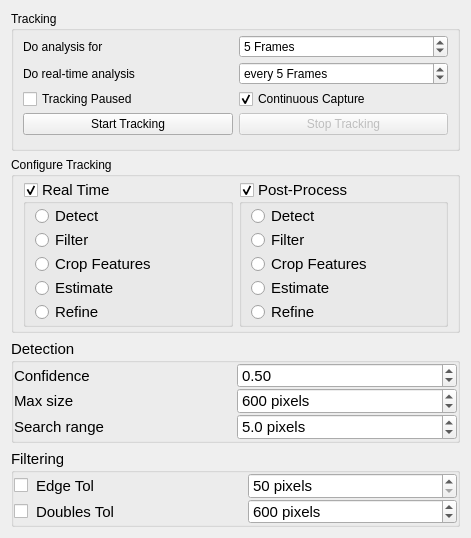
<?xml version="1.0" encoding="UTF-8"?>
<ui version="4.0">
 <class>doVisionWidget</class>
 <widget class="QWidget" name="doVisionWidget">
  <property name="geometry">
   <rect>
    <x>0</x>
    <y>0</y>
    <width>471</width>
    <height>538</height>
   </rect>
  </property>
  <property name="windowTitle">
   <string>Form</string>
  </property>
  <layout class="QGridLayout" name="gridLayout">
   <item row="7" column="0" colspan="2">
    <widget class="QGroupBox" name="groupDetect">
     <property name="maximumSize">
      <size>
       <width>16777215</width>
       <height>104</height>
      </size>
     </property>
     <property name="font">
      <font>
       <pointsize>11</pointsize>
      </font>
     </property>
     <property name="title">
      <string>Detection</string>
     </property>
     <layout class="QGridLayout" name="gridLayout_5">
      <property name="leftMargin">
       <number>0</number>
      </property>
      <property name="topMargin">
       <number>0</number>
      </property>
      <property name="rightMargin">
       <number>0</number>
      </property>
      <property name="bottomMargin">
       <number>0</number>
      </property>
      <property name="horizontalSpacing">
       <number>2</number>
      </property>
      <property name="verticalSpacing">
       <number>0</number>
      </property>
      <item row="2" column="1">
       <widget class="QDoubleSpinBox" name="LOCthreshold">
        <property name="statusTip">
         <string>Confidence threshold for detections. Throw away features detected below this confidence.</string>
        </property>
        <property name="suffix">
         <string/>
        </property>
        <property name="decimals">
         <number>2</number>
        </property>
        <property name="minimum">
         <double>0.000000000000000</double>
        </property>
        <property name="maximum">
         <double>1.000000000000000</double>
        </property>
        <property name="singleStep">
         <double>0.010000000000000</double>
        </property>
        <property name="value">
         <double>0.500000000000000</double>
        </property>
       </widget>
      </item>
      <item row="4" column="1">
       <widget class="QDoubleSpinBox" name="LOCsearchRange">
        <property name="sizePolicy">
         <sizepolicy hsizetype="Minimum" vsizetype="Fixed">
          <horstretch>0</horstretch>
          <verstretch>0</verstretch>
         </sizepolicy>
        </property>
        <property name="statusTip">
         <string>Maximum distance features can move between frames in order to be linked to the same Trajectory.</string>
        </property>
        <property name="prefix">
         <string/>
        </property>
        <property name="suffix">
         <string> pixels</string>
        </property>
        <property name="decimals">
         <number>1</number>
        </property>
        <property name="value">
         <double>5.000000000000000</double>
        </property>
       </widget>
      </item>
      <item row="4" column="0">
       <widget class="QLabel" name="label_3">
        <property name="sizePolicy">
         <sizepolicy hsizetype="Preferred" vsizetype="Preferred">
          <horstretch>0</horstretch>
          <verstretch>0</verstretch>
         </sizepolicy>
        </property>
        <property name="statusTip">
         <string>Maximum distance features can move between frames in order to be linked to the same Trajectory</string>
        </property>
        <property name="text">
         <string>Search range</string>
        </property>
        <property name="alignment">
         <set>Qt::AlignLeading|Qt::AlignLeft|Qt::AlignVCenter</set>
        </property>
       </widget>
      </item>
      <item row="3" column="0">
       <widget class="QLabel" name="label_8">
        <property name="statusTip">
         <string>Maximum edge length that is considered a detection. Useful for real-time processing and eliminating artifacts.</string>
        </property>
        <property name="text">
         <string>Max size</string>
        </property>
       </widget>
      </item>
      <item row="3" column="1">
       <widget class="QSpinBox" name="LOCmaxSize">
        <property name="statusTip">
         <string>Maximum edge length that is considered a detection. Useful for real-time processing and eliminating artifacts.</string>
        </property>
        <property name="suffix">
         <string> pixels</string>
        </property>
        <property name="minimum">
         <number>0</number>
        </property>
        <property name="maximum">
         <number>100000</number>
        </property>
        <property name="singleStep">
         <number>5</number>
        </property>
        <property name="value">
         <number>600</number>
        </property>
        <property name="displayIntegerBase">
         <number>10</number>
        </property>
       </widget>
      </item>
      <item row="2" column="0">
       <widget class="QLabel" name="label_7">
        <property name="statusTip">
         <string>Confidence threshold for detections. Throw away features detected below this confidence.</string>
        </property>
        <property name="text">
         <string>Confidence</string>
        </property>
       </widget>
      </item>
     </layout>
    </widget>
   </item>
   <item row="0" column="0" colspan="2">
    <widget class="QGroupBox" name="groupBox">
     <property name="maximumSize">
      <size>
       <width>16777215</width>
       <height>150</height>
      </size>
     </property>
     <property name="title">
      <string>Tracking</string>
     </property>
     <layout class="QGridLayout" name="gridLayout_2">
      <property name="topMargin">
       <number>0</number>
      </property>
      <property name="bottomMargin">
       <number>9</number>
      </property>
      <property name="verticalSpacing">
       <number>0</number>
      </property>
      <item row="1" column="1">
       <widget class="QSpinBox" name="skip">
        <property name="maximumSize">
         <size>
          <width>16777215</width>
          <height>16777215</height>
         </size>
        </property>
        <property name="specialValueText">
         <string>every Frame</string>
        </property>
        <property name="suffix">
         <string> Frames</string>
        </property>
        <property name="prefix">
         <string>every </string>
        </property>
        <property name="minimum">
         <number>1</number>
        </property>
        <property name="value">
         <number>5</number>
        </property>
       </widget>
      </item>
      <item row="1" column="0">
       <widget class="QLabel" name="label">
        <property name="text">
         <string>Do real-time analysis</string>
        </property>
       </widget>
      </item>
      <item row="2" column="1">
       <widget class="QCheckBox" name="continuous">
        <property name="text">
         <string>Continuous Capture</string>
        </property>
        <property name="checked">
         <bool>true</bool>
        </property>
       </widget>
      </item>
      <item row="0" column="0">
       <widget class="QLabel" name="label_4">
        <property name="text">
         <string>Do analysis for </string>
        </property>
       </widget>
      </item>
      <item row="0" column="1">
       <widget class="QSpinBox" name="nframes">
        <property name="maximumSize">
         <size>
          <width>16777215</width>
          <height>16777215</height>
         </size>
        </property>
        <property name="specialValueText">
         <string>1 Frame</string>
        </property>
        <property name="suffix">
         <string> Frames</string>
        </property>
        <property name="prefix">
         <string/>
        </property>
        <property name="minimum">
         <number>1</number>
        </property>
        <property name="maximum">
         <number>100000</number>
        </property>
        <property name="value">
         <number>5</number>
        </property>
       </widget>
      </item>
      <item row="2" column="0">
       <widget class="QCheckBox" name="_paused">
        <property name="text">
         <string>Tracking Paused</string>
        </property>
       </widget>
      </item>
      <item row="3" column="0">
       <widget class="QPushButton" name="bstart">
        <property name="text">
         <string>Start Tracking</string>
        </property>
       </widget>
      </item>
      <item row="3" column="1">
       <widget class="QPushButton" name="bstop">
        <property name="enabled">
         <bool>false</bool>
        </property>
        <property name="text">
         <string>Stop Tracking</string>
        </property>
       </widget>
      </item>
     </layout>
    </widget>
   </item>
   <item row="8" column="0" colspan="2">
    <widget class="QGroupBox" name="groupFilter">
     <property name="maximumSize">
      <size>
       <width>16777215</width>
       <height>78</height>
      </size>
     </property>
     <property name="font">
      <font>
       <pointsize>11</pointsize>
      </font>
     </property>
     <property name="title">
      <string>Filtering</string>
     </property>
     <property name="checkable">
      <bool>false</bool>
     </property>
     <layout class="QGridLayout" name="gridLayout_8">
      <property name="leftMargin">
       <number>0</number>
      </property>
      <property name="topMargin">
       <number>0</number>
      </property>
      <property name="rightMargin">
       <number>0</number>
      </property>
      <property name="bottomMargin">
       <number>0</number>
      </property>
      <property name="horizontalSpacing">
       <number>2</number>
      </property>
      <property name="verticalSpacing">
       <number>0</number>
      </property>
      <item row="3" column="1">
       <widget class="QLabel" name="label_10">
        <property name="statusTip">
         <string>Maximum edge length that is considered a detection. Useful for real-time processing and eliminating artifacts.</string>
        </property>
        <property name="text">
         <string>Doubles Tol</string>
        </property>
       </widget>
      </item>
      <item row="3" column="2">
       <widget class="QSpinBox" name="doublestol">
        <property name="statusTip">
         <string>Maximum edge length that is considered a detection. Useful for real-time processing and eliminating artifacts.</string>
        </property>
        <property name="suffix">
         <string> pixels</string>
        </property>
        <property name="minimum">
         <number>0</number>
        </property>
        <property name="maximum">
         <number>100000</number>
        </property>
        <property name="singleStep">
         <number>5</number>
        </property>
        <property name="value">
         <number>600</number>
        </property>
        <property name="displayIntegerBase">
         <number>10</number>
        </property>
       </widget>
      </item>
      <item row="2" column="1">
       <widget class="QLabel" name="label_9">
        <property name="statusTip">
         <string>Confidence threshold for detections. Throw away features detected below this confidence.</string>
        </property>
        <property name="text">
         <string>Edge Tol</string>
        </property>
       </widget>
      </item>
      <item row="2" column="0">
       <widget class="QCheckBox" name="doNoEdges">
        <property name="maximumSize">
         <size>
          <width>20</width>
          <height>16777215</height>
         </size>
        </property>
        <property name="text">
         <string/>
        </property>
       </widget>
      </item>
      <item row="3" column="0">
       <widget class="QCheckBox" name="doNoDoubles">
        <property name="maximumSize">
         <size>
          <width>20</width>
          <height>16777215</height>
         </size>
        </property>
        <property name="text">
         <string/>
        </property>
       </widget>
      </item>
      <item row="2" column="2">
       <widget class="QSpinBox" name="edgetol">
        <property name="statusTip">
         <string>Confidence threshold for detections. Throw away features detected below this confidence.</string>
        </property>
        <property name="suffix">
         <string> pixels</string>
        </property>
        <property name="prefix">
         <string/>
        </property>
        <property name="minimum">
         <number>50</number>
        </property>
        <property name="maximum">
         <number>100000</number>
        </property>
       </widget>
      </item>
     </layout>
    </widget>
   </item>
   <item row="2" column="0" colspan="2">
    <widget class="QGroupBox" name="groupBox_2">
     <property name="title">
      <string>Configure Tracking</string>
     </property>
     <layout class="QHBoxLayout" name="horizontalLayout">
      <property name="topMargin">
       <number>3</number>
      </property>
      <property name="bottomMargin">
       <number>3</number>
      </property>
      <item>
       <widget class="QGroupBox" name="rtenabled">
        <property name="sizePolicy">
         <sizepolicy hsizetype="Preferred" vsizetype="Preferred">
          <horstretch>0</horstretch>
          <verstretch>0</verstretch>
         </sizepolicy>
        </property>
        <property name="minimumSize">
         <size>
          <width>0</width>
          <height>0</height>
         </size>
        </property>
        <property name="maximumSize">
         <size>
          <width>16777215</width>
          <height>16777215</height>
         </size>
        </property>
        <property name="font">
         <font>
          <pointsize>11</pointsize>
         </font>
        </property>
        <property name="title">
         <string>Real Time</string>
        </property>
        <property name="checkable">
         <bool>true</bool>
        </property>
        <layout class="QVBoxLayout" name="verticalLayout_7">
         <property name="spacing">
          <number>0</number>
         </property>
         <property name="topMargin">
          <number>0</number>
         </property>
         <property name="rightMargin">
          <number>9</number>
         </property>
         <property name="bottomMargin">
          <number>0</number>
         </property>
         <item>
          <widget class="QRadioButton" name="rtdetect">
           <property name="statusTip">
            <string>Deep neural network (x, y) feature detection</string>
           </property>
           <property name="text">
            <string>Detect</string>
           </property>
          </widget>
         </item>
         <item>
          <widget class="QRadioButton" name="rtfilt">
           <property name="statusTip">
            <string>Deep neural network (x, y) feature detection</string>
           </property>
           <property name="text">
            <string>Filter</string>
           </property>
          </widget>
         </item>
         <item>
          <widget class="QRadioButton" name="rtcrop">
           <property name="text">
            <string>Crop Features</string>
           </property>
          </widget>
         </item>
         <item>
          <widget class="QRadioButton" name="rtestimate">
           <property name="statusTip">
            <string>Deep neural network (x, y, z) feature detection and holographic characterization</string>
           </property>
           <property name="text">
            <string>Estimate</string>
           </property>
          </widget>
         </item>
         <item>
          <widget class="QRadioButton" name="rtrefine">
           <property name="minimumSize">
            <size>
             <width>0</width>
             <height>0</height>
            </size>
           </property>
           <property name="statusTip">
            <string>Deep neural network pipeline with precision holographic characterization</string>
           </property>
           <property name="text">
            <string>Refine</string>
           </property>
          </widget>
         </item>
        </layout>
       </widget>
      </item>
      <item>
       <widget class="QGroupBox" name="ppenabled">
        <property name="sizePolicy">
         <sizepolicy hsizetype="Preferred" vsizetype="Preferred">
          <horstretch>0</horstretch>
          <verstretch>0</verstretch>
         </sizepolicy>
        </property>
        <property name="minimumSize">
         <size>
          <width>0</width>
          <height>0</height>
         </size>
        </property>
        <property name="maximumSize">
         <size>
          <width>16777215</width>
          <height>16777215</height>
         </size>
        </property>
        <property name="font">
         <font>
          <pointsize>11</pointsize>
         </font>
        </property>
        <property name="title">
         <string>Post-Process</string>
        </property>
        <property name="checkable">
         <bool>true</bool>
        </property>
        <property name="checked">
         <bool>true</bool>
        </property>
        <layout class="QVBoxLayout" name="verticalLayout_8">
         <property name="spacing">
          <number>0</number>
         </property>
         <property name="topMargin">
          <number>0</number>
         </property>
         <property name="rightMargin">
          <number>9</number>
         </property>
         <property name="bottomMargin">
          <number>0</number>
         </property>
         <item>
          <widget class="QRadioButton" name="ppdetect">
           <property name="statusTip">
            <string>Deep neural network (x, y) feature detection</string>
           </property>
           <property name="text">
            <string>Detect</string>
           </property>
           <property name="checked">
            <bool>false</bool>
           </property>
          </widget>
         </item>
         <item>
          <widget class="QRadioButton" name="ppfilt">
           <property name="text">
            <string>Filter</string>
           </property>
          </widget>
         </item>
         <item>
          <widget class="QRadioButton" name="ppcrop">
           <property name="text">
            <string>Crop Features</string>
           </property>
          </widget>
         </item>
         <item>
          <widget class="QRadioButton" name="ppestimate">
           <property name="statusTip">
            <string>Deep neural network (x, y, z) feature detection and holographic characterization</string>
           </property>
           <property name="text">
            <string>Estimate</string>
           </property>
          </widget>
         </item>
         <item>
          <widget class="QRadioButton" name="pprefine">
           <property name="statusTip">
            <string>Deep neural network pipeline with precision holographic characterization</string>
           </property>
           <property name="text">
            <string>Refine</string>
           </property>
           <property name="checked">
            <bool>false</bool>
           </property>
          </widget>
         </item>
        </layout>
       </widget>
      </item>
     </layout>
    </widget>
   </item>
  </layout>
 </widget>
 <resources/>
 <connections/>
</ui>
